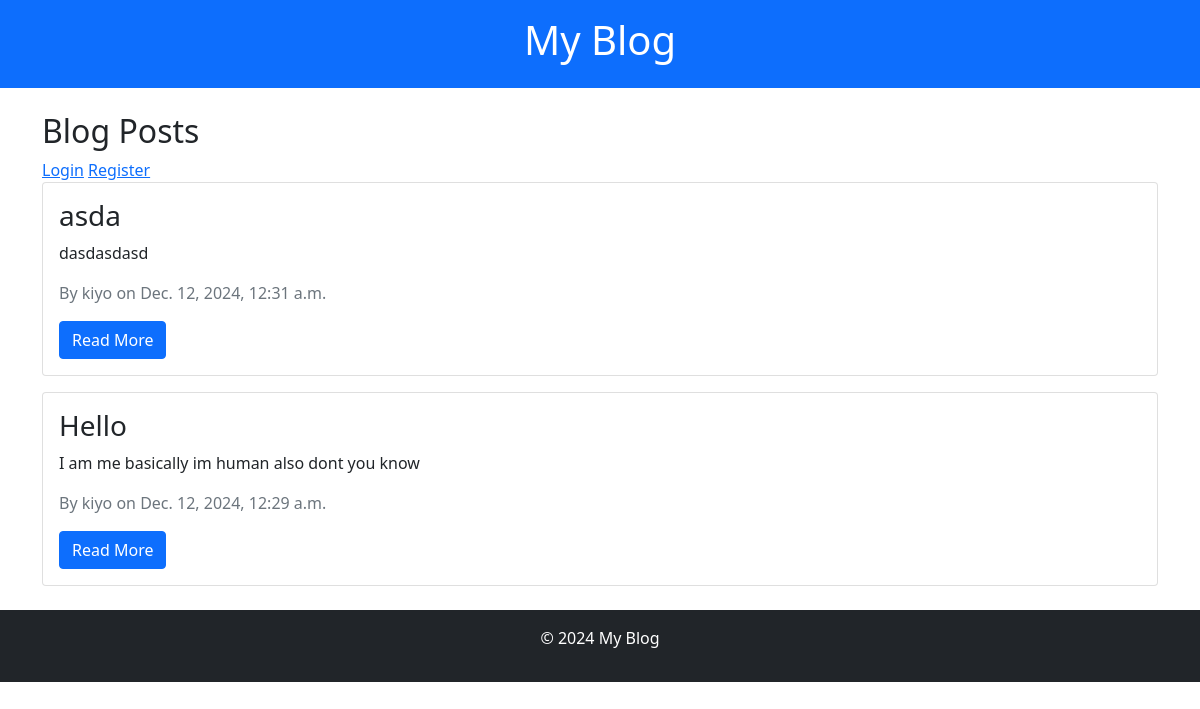
The page / on the database its author committed.
### blog/models.py (models this page shows, shortened)
class Post(models.Model):
    title = models.CharField(max_length=200)
    content = models.TextField()
    author = models.ForeignKey('blog.CustomUser', on_delete=models.CASCADE)
    picture = models.ImageField(upload_to='post_image/', blank=True, null=True)
    created_at = models.DateTimeField(auto_now_add=True)
    updated_at = models.DateTimeField(auto_now=True)

class CustomUser(AbstractUser):
    pass

### blog/views.py (the view)
# urls.py: path('', views.post_list, name='post_list'),
def post_list(request):
    posts = Post.objects.all().order_by('-created_at')
    return render(request, 'blog/post_list.html', {'posts': posts})

### blog/templates/blog/post_list.html (shortened to what this page needs)
{% extends 'blog/base.html' %}
{% block content %}
<h2>Blog Posts</h2>
{% if user.is_authenticated %}
    <p>Welcome, {{ user.username }}!</p>
    <a href="{% url 'post_create' %}">Add Post</a>
    <a href="{% url 'logout' %}">Logout</a>
    <a href="{% url 'profile' %}">User Profile</a>
{% else %}
    <a href="{% url 'login' %}">Login</a>
    <a href="{% url 'register' %}">Register</a>
{% endif %}
{% for post in posts %}
    <div class="card mb-3">
        <div class="card-body">
            <h3 class="card-title">{{ post.title }}</h3>
            <p class="card-text">{{ post.content|truncatechars:200 }}</p>
            <p class="text-muted">By {{ post.author }} on {{ post.created_at }}</p>
            <a href="{% url 'post_detail' post.id %}" class="btn btn-primary">Read More</a>
        </div>
    </div>
{% endfor %}
{% endblock %}

### rows shown on the page
Post: title "asda", content "dasdasdasd", author "kiyo", created_at "Dec. 12, 2024, 12:31 a.m."
Post: title "Hello", content "I am me basically im human also dont you know", author "kiyo", created_at "Dec. 12, 2024, 12:29 a.m."
